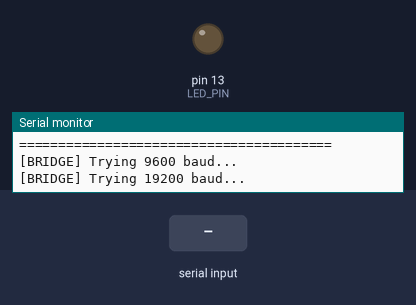
Simulated run of this sketch. Board: Arduino Nano, built with avr-gcc and run on an emulated ATmega328P. Parts: output pins drawn as LEDs (lit = HIGH), the last lines printed to the serial monitor. Inputs (shaded band) come from the test bench.

Above: at 1.0 s.
At 10.1 s:
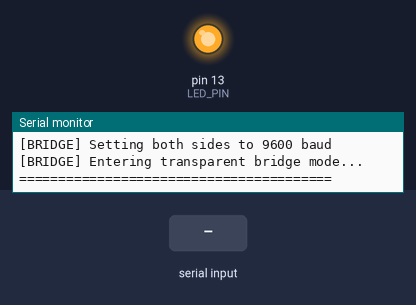
10.2 s: "1" received over the second serial link
Timing chart, 0 to 13.2 s (numbered marks = the images above; inputs shaded):
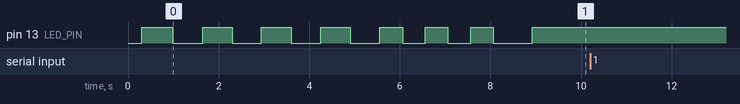

The sketch:

arduino_nano_ttl_bridge.ino
```cpp
/*
 * Arduino Nano — Transparent TTL Bridge for XY6020 (Modbus RTU)
 * ==============================================================
 *
 * PURPOSE:
 *   Acts as a USB-to-TTL bridge between a PC and the XY6020 power supply.
 *   The PC talks to the Nano's Hardware Serial (USB), and the Nano relays
 *   everything to/from the XY6020 via SoftwareSerial.
 *
 * AUTO-DETECTION:
 *   On startup the sketch tries each supported baud rate on SoftwareSerial
 *   (9600 → 19200 → 57600 → 115200) and sends a Modbus "read MODEL register"
 *   request.  When the XY6020 answers, the sketch locks both sides to that
 *   baud rate and enters transparent bridge mode.
 *
 *   If no response is found, falls back to 9600 (most reliable).
 *
 * WIRING (Arduino Nano):
 *   D11 (SoftSerial RX)  ←  XY6020 TX
 *   D10 (SoftSerial TX)  →  XY6020 RX
 *   GND                  ←→ XY6020 GND
 *   USB                  ←→ PC
 *
 *   IMPORTANT: Do NOT connect 5V/VIN unless you know what you're doing.
 *   The XY6020 communication port is TTL-level (5V or 3.3V).
 *
 * LED FEEDBACK (built-in LED, pin 13):
 *   - Fast blink during auto-detection
 *   - Solid ON when XY6020 found and bridge is active
 *   - Slow blink if no XY6020 detected (fallback mode)
 *
 * SOFTWARESERIAL RELIABILITY NOTES:
 *   On ATmega328P @ 16 MHz, SoftwareSerial reliability by baud rate:
 *     9600  — Very reliable ✓
 *     19200 — Reliable ✓
 *     57600 — Borderline, usually works
 *     115200— Unreliable ✗ (frequent frame errors)
 *   If XY6020 is set to 115200, consider using a direct FTDI/CP2102 adapter
 *   instead of Arduino Nano, or change XY6020 to 9600/19200 first.
 *
 * BAUD RATE CODES (per GY21208.docx, register 0x0019):
 *   0=1200, 1=2400, 2=4800, 3=9600, 4=19200, 5=57600, 6=115200
 */

#include <SoftwareSerial.h>

// ── Pin Configuration ──
static const uint8_t  XY_RX_PIN = 11;   // Nano receives from XY6020 TX
static const uint8_t  XY_TX_PIN = 10;   // Nano transmits to XY6020 RX
static const uint8_t  LED_PIN   = 13;   // Built-in LED

// ── Baud rates to try (order: most reliable first) ──
static const uint32_t BAUD_LIST[]   = { 9600, 19200, 57600, 115200 };
static const uint8_t  BAUD_COUNT    = sizeof(BAUD_LIST) / sizeof(BAUD_LIST[0]);
static const uint32_t FALLBACK_BAUD = 9600;

// ── Modbus read MODEL request: slave=1, func=0x03, reg=0x0016, count=1 ──
// Pre-computed CRC for speed
static const uint8_t READ_MODEL_REQ[] = {0x01, 0x03, 0x00, 0x16, 0x00, 0x01, 0x65, 0x0E};
static const uint8_t MODEL_RESP_LEN   = 7;  // slave(1)+func(1)+bytes(1)+data(2)+crc(2)

SoftwareSerial xySerial(XY_RX_PIN, XY_TX_PIN);

uint32_t activeBaud = 0;

// ── CRC16 for Modbus RTU ──
uint16_t calcCRC16(const uint8_t* data, uint8_t len) {
    uint16_t crc = 0xFFFF;
    for (uint8_t i = 0; i < len; i++) {
        crc ^= data[i];
        for (uint8_t j = 0; j < 8; j++) {
            if (crc & 0x0001) {
                crc >>= 1;
                crc ^= 0xA001;
            } else {
                crc >>= 1;
            }
        }
    }
    return crc;
}

// ── Try one baud rate: returns true if XY6020 responds ──
bool tryBaud(uint32_t baud) {
    xySerial.end();
    xySerial.begin(baud);
    delay(50);

    // Flush any stale data
    while (xySerial.available()) xySerial.read();

    // Send the read MODEL request
    for (uint8_t i = 0; i < sizeof(READ_MODEL_REQ); i++) {
        xySerial.write(READ_MODEL_REQ[i]);
    }
    xySerial.flush();

    // Wait for response (timeout: 500ms)
    uint32_t start = millis();
    uint8_t  buf[16];
    uint8_t  idx = 0;

    while (millis() - start < 500) {
        if (xySerial.available()) {
            if (idx < sizeof(buf)) {
                buf[idx++] = xySerial.read();
            } else {
                xySerial.read(); // discard overflow
            }
        }
    }

    // Validate response: at least 7 bytes, slave=0x01, func=0x03, bytecount=0x02
    if (idx >= MODEL_RESP_LEN &&
        buf[0] == 0x01 &&
        buf[1] == 0x03 &&
        buf[2] == 0x02) {
        // Verify CRC
        uint16_t rxCrc = (uint16_t)buf[5] | ((uint16_t)buf[6] << 8);
        uint16_t calcCrc = calcCRC16(buf, 5);
        if (rxCrc == calcCrc) {
            return true;
        }
    }
    return false;
}

// ── Auto-detect XY6020 baud rate ──
uint32_t autoDetectBaud() {
    for (uint8_t attempt = 0; attempt < 2; attempt++) {
        for (uint8_t i = 0; i < BAUD_COUNT; i++) {
            // Blink LED fast during detection
            digitalWrite(LED_PIN, !digitalRead(LED_PIN));

            // Send status to PC (at current PC baud, for debug)
            // PC may or may not see this depending on its baud setting
            Serial.print(F("[BRIDGE] Trying "));
            Serial.print(BAUD_LIST[i]);
            Serial.println(F(" baud..."));

            if (tryBaud(BAUD_LIST[i])) {
                Serial.print(F("[BRIDGE] XY6020 found at "));
                Serial.print(BAUD_LIST[i]);
                Serial.println(F(" baud!"));
                return BAUD_LIST[i];
            }
            delay(100);
        }
    }
    return 0; // Not found
}

void setup() {
    pinMode(LED_PIN, OUTPUT);
    digitalWrite(LED_PIN, LOW);

    // Start PC serial at a known rate for initial diagnostics
    Serial.begin(9600);
    xySerial.begin(9600);

    delay(200);

    Serial.println();
    Serial.println(F("========================================"));
    Serial.println(F("  Arduino Nano TTL Bridge for XY6020"));
    Serial.println(F("  Auto-detecting XY6020 baud rate..."));
    Serial.println(F("========================================"));

    // ── Auto-detect ──
    activeBaud = autoDetectBaud();

    if (activeBaud == 0) {
        // No response — fall back to 9600
        activeBaud = FALLBACK_BAUD;
        Serial.println(F("[BRIDGE] No XY6020 detected!"));
        Serial.print(F("[BRIDGE] Fallback to "));
        Serial.println(activeBaud);

        // Slow blink to indicate no device found
        for (uint8_t i = 0; i < 6; i++) {
            digitalWrite(LED_PIN, !digitalRead(LED_PIN));
            delay(500);
        }
    }

    // ── Set both sides to the detected/fallback baud rate ──
    Serial.print(F("[BRIDGE] Setting both sides to "));
    Serial.print(activeBaud);
    Serial.println(F(" baud"));
    Serial.println(F("[BRIDGE] Entering transparent bridge mode..."));
    Serial.println(F("========================================"));
    delay(100);

    // Restart both serial ports at the active baud rate
    Serial.end();
    delay(50);
    Serial.begin(activeBaud);

    xySerial.end();
    delay(50);
    xySerial.begin(activeBaud);

    // Clear buffers
    delay(100);
    while (Serial.available()) Serial.read();
    while (xySerial.available()) xySerial.read();

    // LED solid ON = bridge active
    digitalWrite(LED_PIN, HIGH);
}

void loop() {
    // ── PC (USB Hardware Serial) → XY6020 (SoftwareSerial) ──
    while (Serial.available() > 0) {
        xySerial.write((uint8_t)Serial.read());
    }

    // ── XY6020 (SoftwareSerial) → PC (USB Hardware Serial) ──
    while (xySerial.available() > 0) {
        Serial.write((uint8_t)xySerial.read());
    }
}
```
